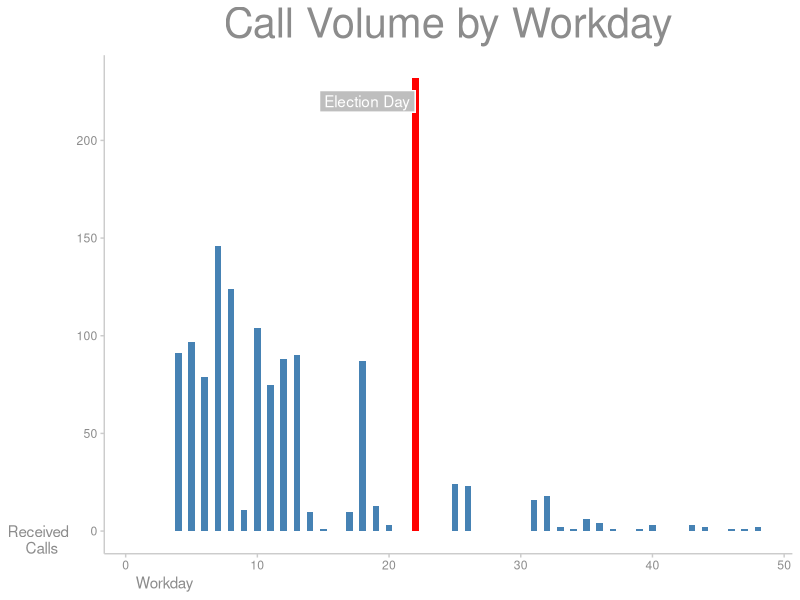

Source code (R):
# Load tidyverse
library(tidyverse)

# Import CSV of final numbers
raw <- read_csv('BOEProductivity.csv')
raw <- as_tibble(raw)

# Modify for plotting
calls <- raw
calls$InboundCalls <- calls$InboundCalls %>% replace_na(0)
calls %>%
  mutate(highlight_flag = ifelse(Day == "20", T, F))

# Plot Inbound Calls
callz <- calls %>%
  mutate(BigBar=ifelse(Day==22, "1", "0"))

callz %>%
  ggplot(aes(x=Day, y=InboundCalls, fill=BigBar)) +
  theme_classic() +
  geom_col(width=0.5)+
  scale_fill_manual( values = c( "1"="red", "0"="steelblue" ), guide = FALSE )+
  geom_label(label = "Election Day", x = 18.35, y = 220,
             label.padding = unit(0.25, "lines"), # Rectangle size around label
             label.r = unit(0, "lines"),
             label.size = 0.35,
             color = "white",
             fill="grey",
             inherit.aes = TRUE) +
  labs(y = "Received \n Calls",
       title = "Call Volume by Workday", x = "Workday") +
  theme(axis.title.y = element_text(angle = 0, vjust = 0, color = "grey55"),
        axis.title.x = element_text(hjust = 0.05, color = "grey55"),
        plot.title = element_text(hjust = 0.5, color = "grey55", size = 30),
        axis.line = element_line(color = "grey80"),
        axis.ticks = element_line(color = "grey80"),
        axis.text = element_text(color = "grey55"))
